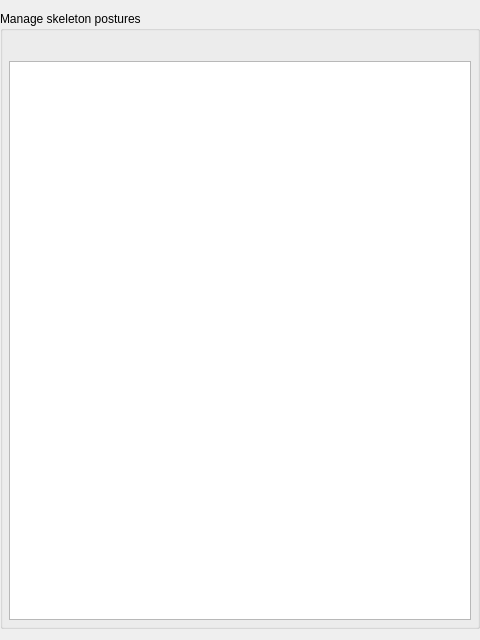
<?xml version="1.0" encoding="UTF-8"?>
<ui version="4.0">
 <class>PostureSideWidget</class>
 <widget class="QWidget" name="PostureSideWidget">
  <property name="geometry">
   <rect>
    <x>0</x>
    <y>0</y>
    <width>480</width>
    <height>640</height>
   </rect>
  </property>
  <property name="windowTitle">
   <string>Form</string>
  </property>
  <layout class="QGridLayout" name="gridLayout">
   <property name="leftMargin">
    <number>0</number>
   </property>
   <property name="rightMargin">
    <number>0</number>
   </property>
   <item row="0" column="0">
    <widget class="GroupBoxExtension" name="groupBox">
     <property name="title">
      <string>Manage skeleton postures</string>
     </property>
     <layout class="QVBoxLayout" name="verticalLayout">
      <property name="leftMargin">
       <number>6</number>
      </property>
      <property name="topMargin">
       <number>30</number>
      </property>
      <property name="rightMargin">
       <number>6</number>
      </property>
      <property name="bottomMargin">
       <number>0</number>
      </property>
      <item>
       <widget class="ListWidgetExtension" name="postureList"/>
      </item>
      <item>
       <layout class="QHBoxLayout" name="horizontalLayout">
        <item>
         <widget class="BaseEntityNameEdit" name="addName" native="true"/>
        </item>
       </layout>
      </item>
     </layout>
    </widget>
   </item>
  </layout>
 </widget>
 <customwidgets>
  <customwidget>
   <class>GroupBoxExtension</class>
   <extends>QGroupBox</extends>
   <header>GUI/WidgetExtensions/GroupBoxExtension.h</header>
   <container>1</container>
  </customwidget>
  <customwidget>
   <class>BaseEntityNameEdit</class>
   <extends>QWidget</extends>
   <header location="global">GUI/BasicWidgets/BaseEntityNameEdit.h</header>
   <container>1</container>
  </customwidget>
  <customwidget>
   <class>ListWidgetExtension</class>
   <extends>QListWidget</extends>
   <header>GUI/WidgetExtensions/ListWidgetExtension.h</header>
  </customwidget>
 </customwidgets>
 <resources/>
 <connections/>
</ui>
